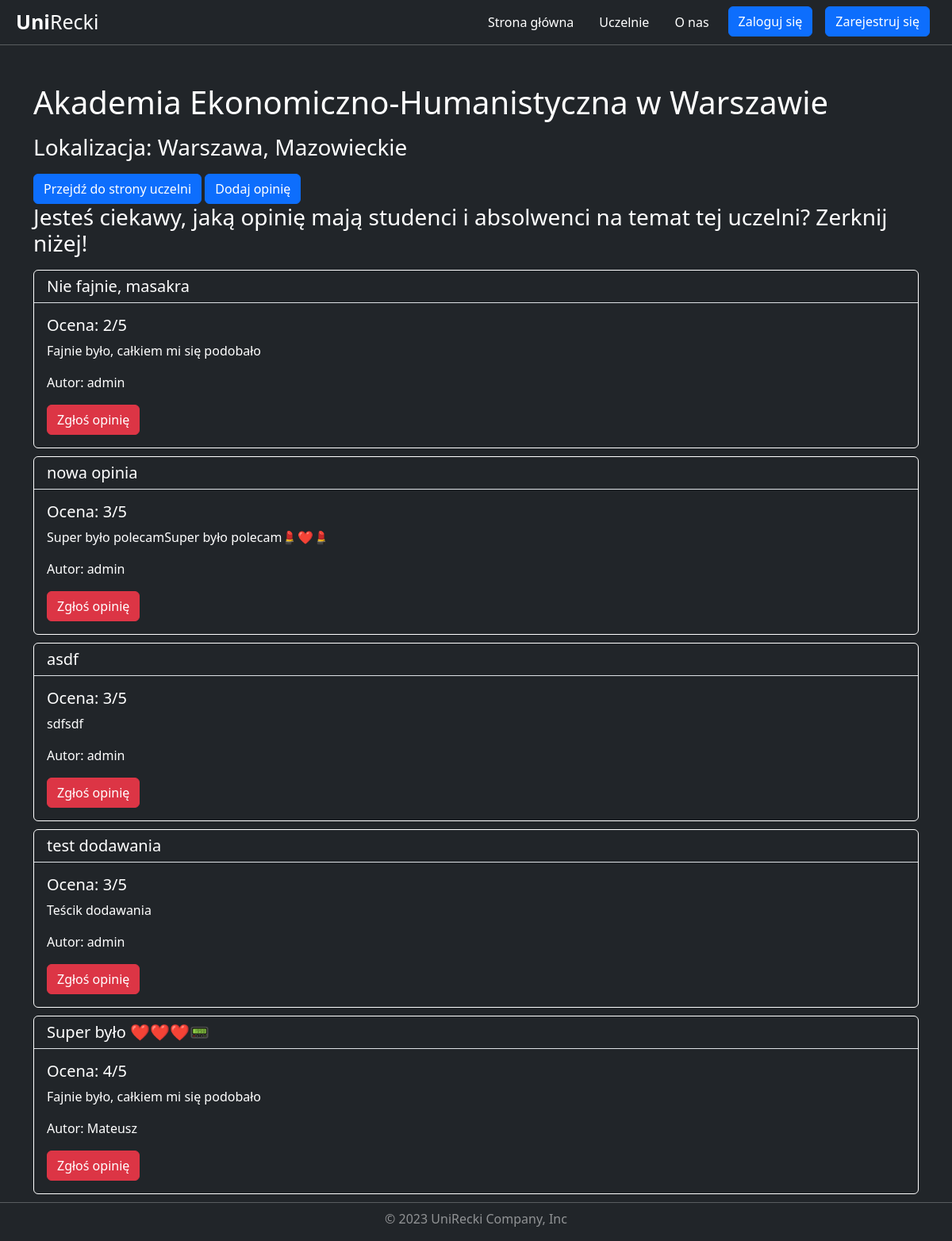
Page /university/2/ on the committed database.
### universities/models.py (models this page shows, shortened)
class University(models.Model):
    name = models.CharField(max_length=150)
    voivodeship = models.CharField(max_length=150)
    city = models.CharField(max_length=150)
    link = models.CharField(max_length=150)
    class Meta:
        verbose_name = 'University'
        verbose_name_plural = 'Universities'

class Review(models.Model):
    title = models.CharField( max_length=150)
    description = models.CharField( max_length=150)
    rating = models.IntegerField(validators=[
            MaxValueValidator(5),
            MinValueValidator(1)
        ])
    add_date = models.DateTimeField(default=timezone.now, blank=True)
    university = models.ForeignKey(University, on_delete=models.CASCADE)
    user = models.ForeignKey(User, on_delete=models.CASCADE)
    class Meta:
        verbose_name = 'Review'
        verbose_name_plural = 'Reviews'

### universities/views.py (the view)
# urls.py: path('<int:pk>/', views.UniversityDetailView.as_view(), name='university_detail'),
class UniversityDetailView(DetailView):
    model = University
    template_name = 'universities/university_detail.html'  # Replace with your desired template name
    context_object_name = 'university'
    def get_context_data(self, **kwargs):
        context = super().get_context_data(**kwargs)
        university = self.get_object()
        reviews = university.review_set.all().order_by('-add_date')
        context['reviews'] = reviews
        return context

### universities/templates/universities/university_detail.html (shortened to what this page needs)
{% extends "base.html" %}
{% load static %}
{% block css %}
    <link rel="stylesheet" href="{% static "universities/university_detail.css" %}">
{% endblock css %}
{% block content %}
    <div class="container mt-5">
        <h1 class="mb-3">{{ university.name }}</h1>
        <h3 class="mb-3">Lokalizacja: {{ university.city }}, {{ university.voivodeship | capfirst }}</h3>
        <a href="{{ university.link }}" class="btn btn-primary">Przejdź do strony uczelni</a>
        <a href="{% url 'review_create' university.pk %}"
           class="btn btn-primary">Dodaj opinię</a>
        <h3 class="mb-3">Jesteś ciekawy, jaką opinię mają studenci i absolwenci na temat tej uczelni? Zerknij niżej!</h3>
        {% for review in reviews %}
            <div class="card bg-dark">
                <h5 class="card-header border-bottom">{{ review.title }}</h5>
                <div class="card-body">
                    <h5 class="card-title">Ocena: {{ review.rating }}/5</h5>
                    <p class="card-text">{{ review.description }}</p>
                    <p class="card-text">Autor: {{ review.user.username }}</p>
                    <a href="{% url 'review_report_create' review.pk %}"
                       class="btn btn-danger">Zgłoś opinię</a>
                </div>
            </div>
        {% empty %}
            <p>Brak opinii dla tej uczelni.</p>
        {% endfor %}
    </div>
{% endblock content %}

### static/styles.css (style rules this page uses)
body { color: white; }
h1 { color: white; }
a { color: white; }
h3 { color: white; }

### universities/static/universities/university_detail.css (style rules this page uses)
.card { color: white; border: 1px solid white; margin-bottom: 10px; }
.border-bottom { border-bottom: 1px solid white; }

### rows in the picture
University: name "Akademia Ekonomiczno-Humanistyczna w Warszawie", city "Warszawa", voivodeship "Mazowieckie"
Review: title "Nie fajnie, masakra", rating "2", description "Fajnie było, całkiem mi się podobało", user.username "admin"
Review: title "nowa opinia", rating "3", description "Super było polecamSuper było polecam💄❤️💄", user.username "admin"
Review: title "asdf", rating "3", description "sdfsdf", user.username "admin"
Review: title "test dodawania", rating "3", description "Teścik dodawania", user.username "admin"
Review: title "Super było ❤️❤️❤️📟", rating "4", description "Fajnie było, całkiem mi się podobało", user.username "Mateusz"
